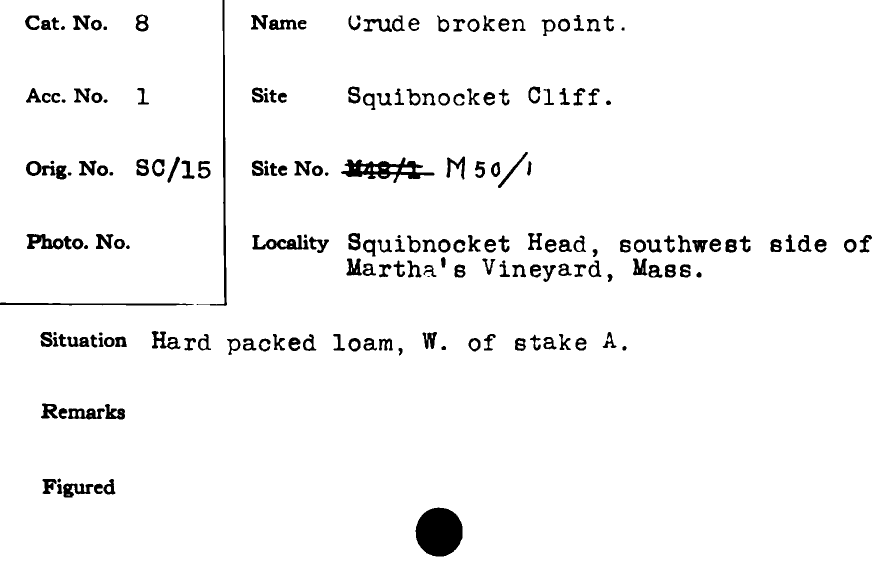
#> input picture test.png, 1768 x 1138 px (shown at 1/2 size)
$ jupyter execute Segmentations.ipynb   (shell and % lines are left out)
#> lines starting #> are read from the running program, lines starting #| are printed output that depends on the picture; after the words box and inside, x2 and y2 are one past the last pixel; in counts of white or black regions, pixels touching at a corner belong together
[cell 1]
import numpy as np
import matplotlib.pyplot as plt
import skimage
from skimage import segmentation
import cv2

[cell 2]
image = plt.imread('test.png')
#> image: shape (1138, 1768) float32; values 0 (black) and 1 (white), 96% white; 200 black regions (2 under 20 px), largest, box (x1, y1, x2, y2) and area: (831, 1015, 925, 1113) 7262, (682, 315, 869, 366) 3807, (393, 0, 454, 612) 2721

[cell 3]
plt.imshow(image,cmap=plt.cm.gray)
image.shape
#> Out = (1138, 1768)

[cell 4]
seg = segmentation.felzenszwalb(image,scale=5,sigma=.25,min_size=50)
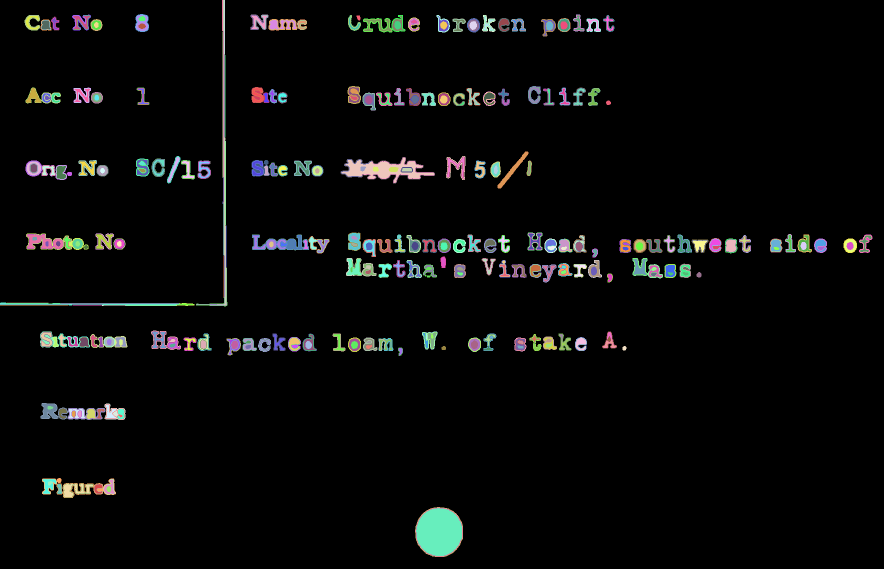
#> seg: shape (1138, 1768) int64 (shown at 1/2 size); 616 distinct labels, from 0 to 615; one colour per label, 0 black
plt.imshow(seg)
print(np.max(seg))
#| 615

[cell 5]
def bbox2(img):
    rows = np.any(img, axis=1)
    cols = np.any(img, axis=0)
    rmin, rmax = np.where(rows)[0][[0, -1]]
    cmin, cmax = np.where(cols)[0][[0, -1]]

    return rmin, rmax, cmin, cmax

plt.figure(1,figsize=(10,10))
buf = 3
for i in range(441):
    x1,x2,y1,y2 = bbox2(seg==i)
    plt.subplot(21,21,i+1)
    plt.imshow(image[x1-buf:x2+buf,y1-buf:y2+buf],cmap=plt.cm.gray)
    plt.axis('off')
#> this loop made 441 passes
#> (rmin in bbox2, rmax in bbox2, cmin in bbox2, cmax in bbox2, x1, x2, y1, y2) on passes 1 to 3: (0, 1137, 0, 1767, 0, 1137, 0, 1767), (0, 61, 444, 444, 0, 61, 444, 444), (0, 61, 445, 445, 0, 61, 445, 445)
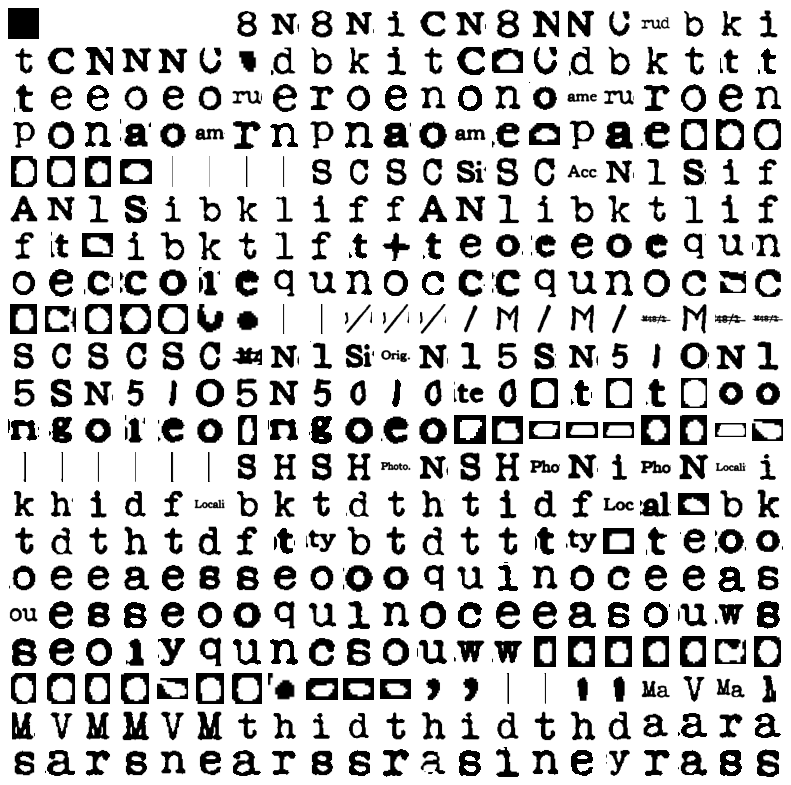
#> figure drawn by matplotlib, 441 panels
